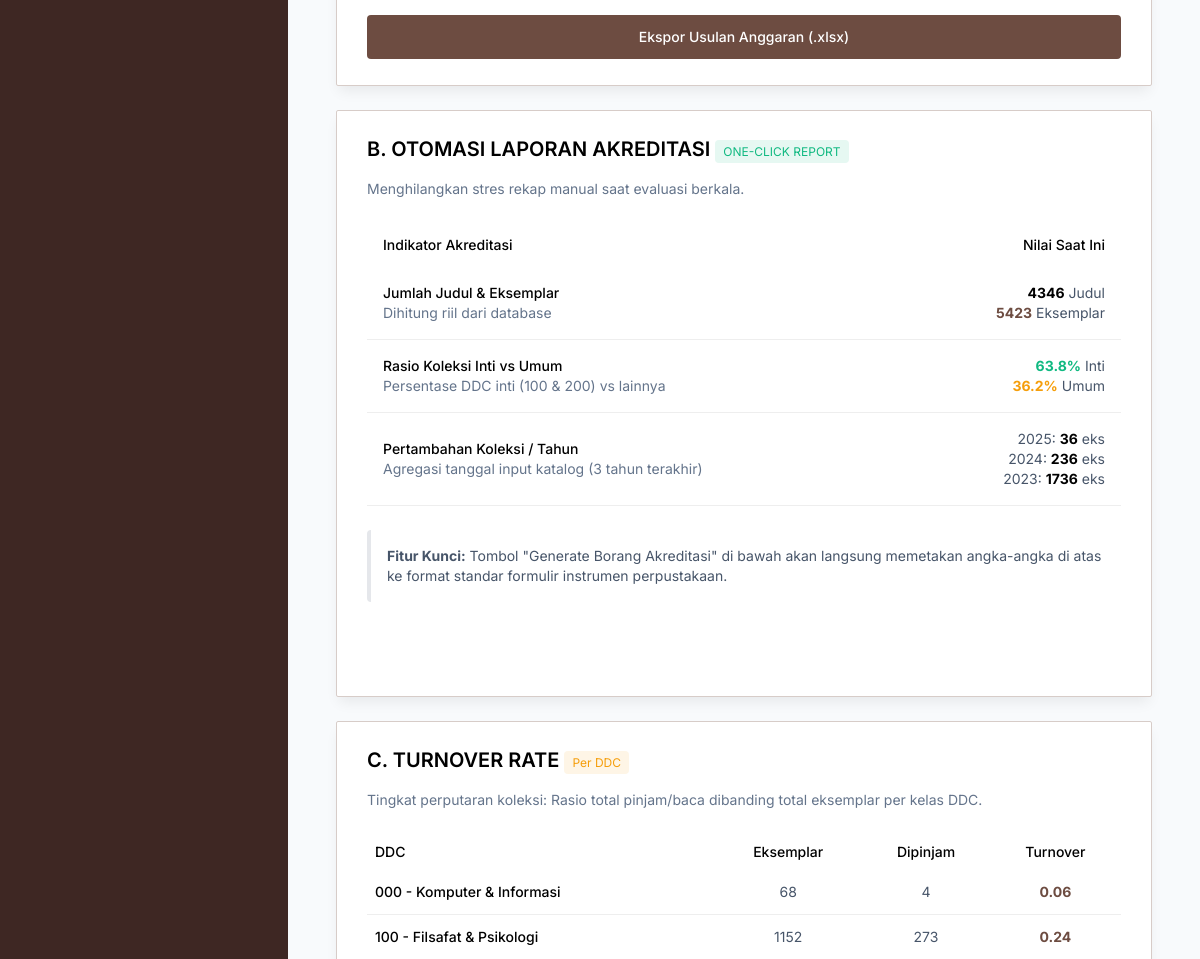
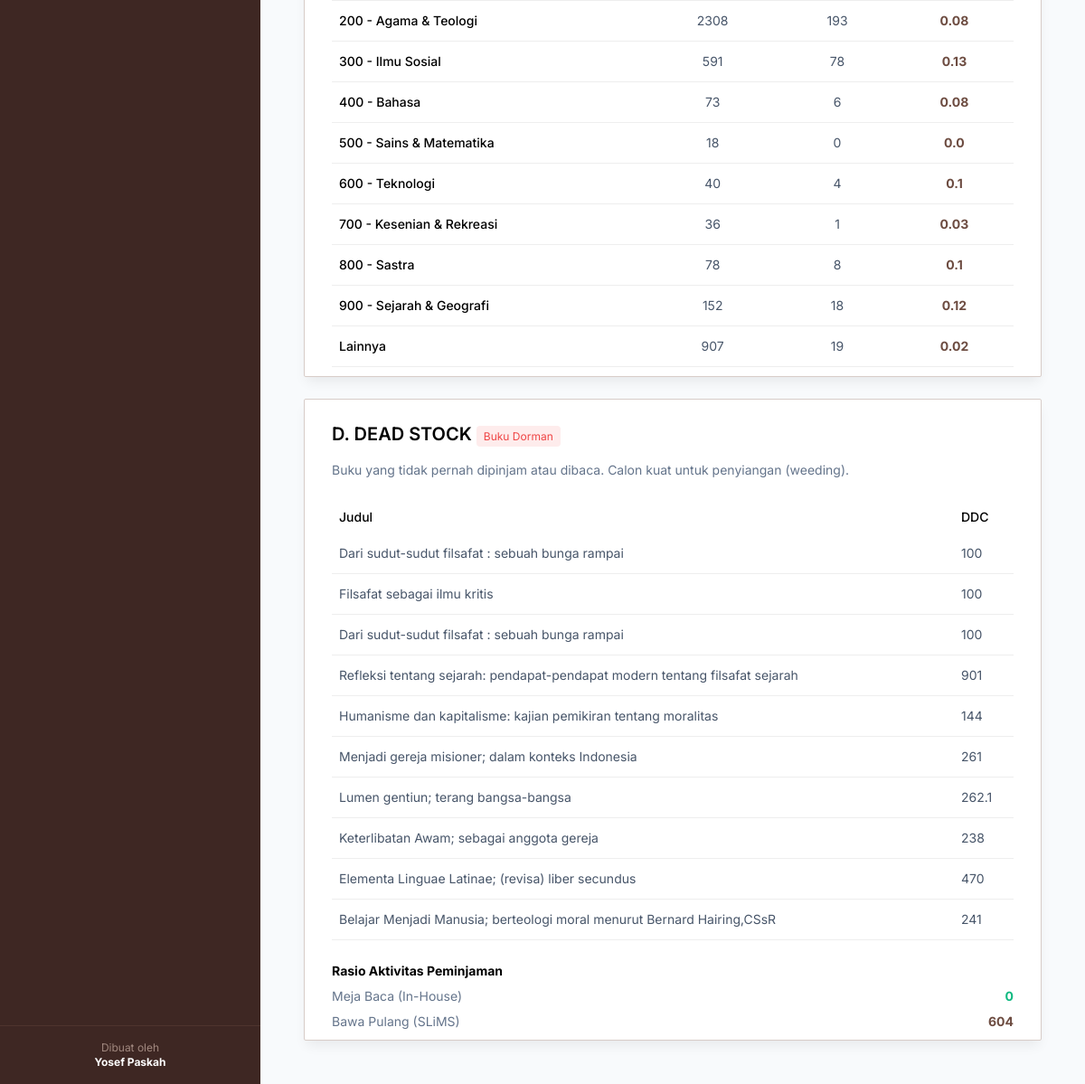
Before: /analisis_lanjutan?lokasi=STPD (signed in, lower part) with the older database file (2 pictures, top to bottom).
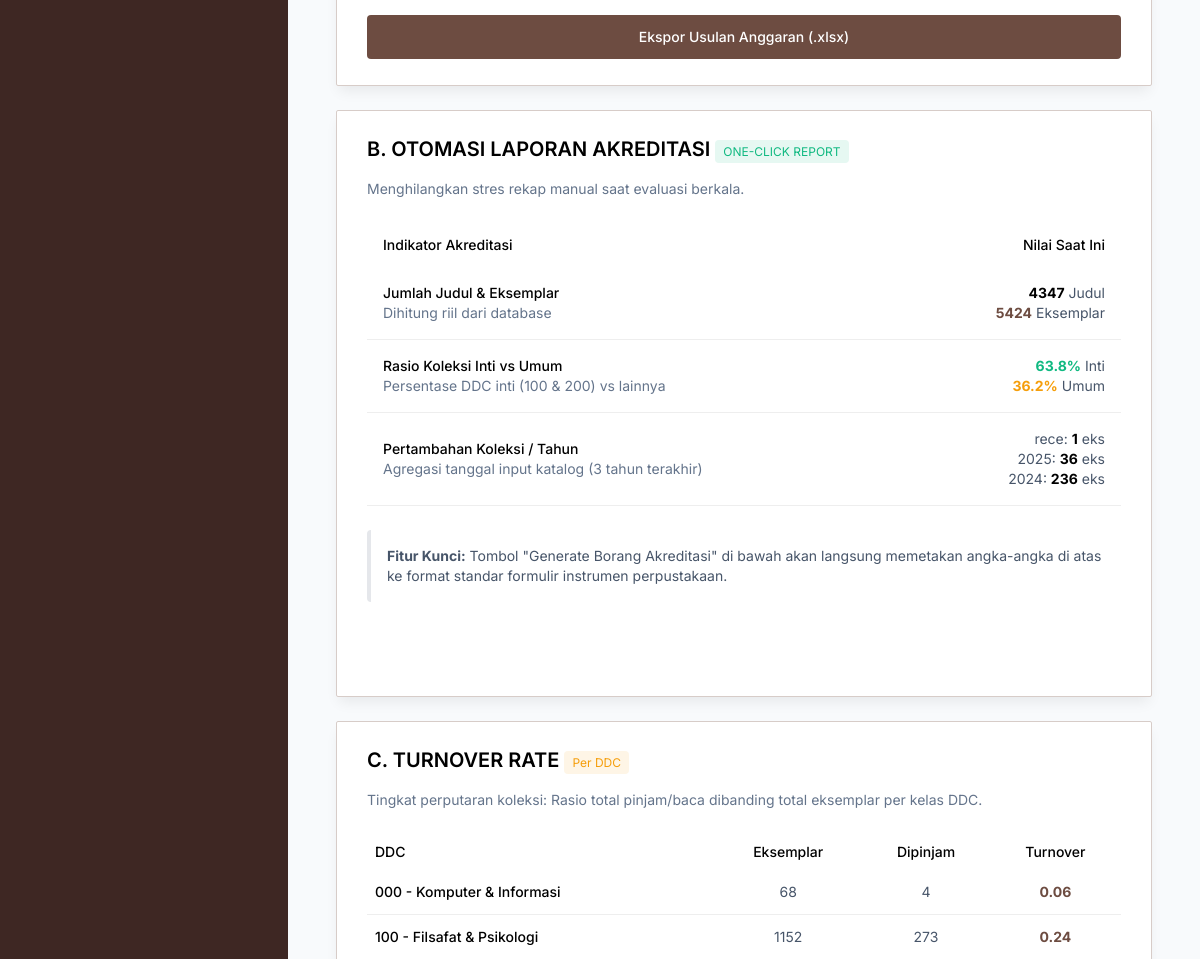
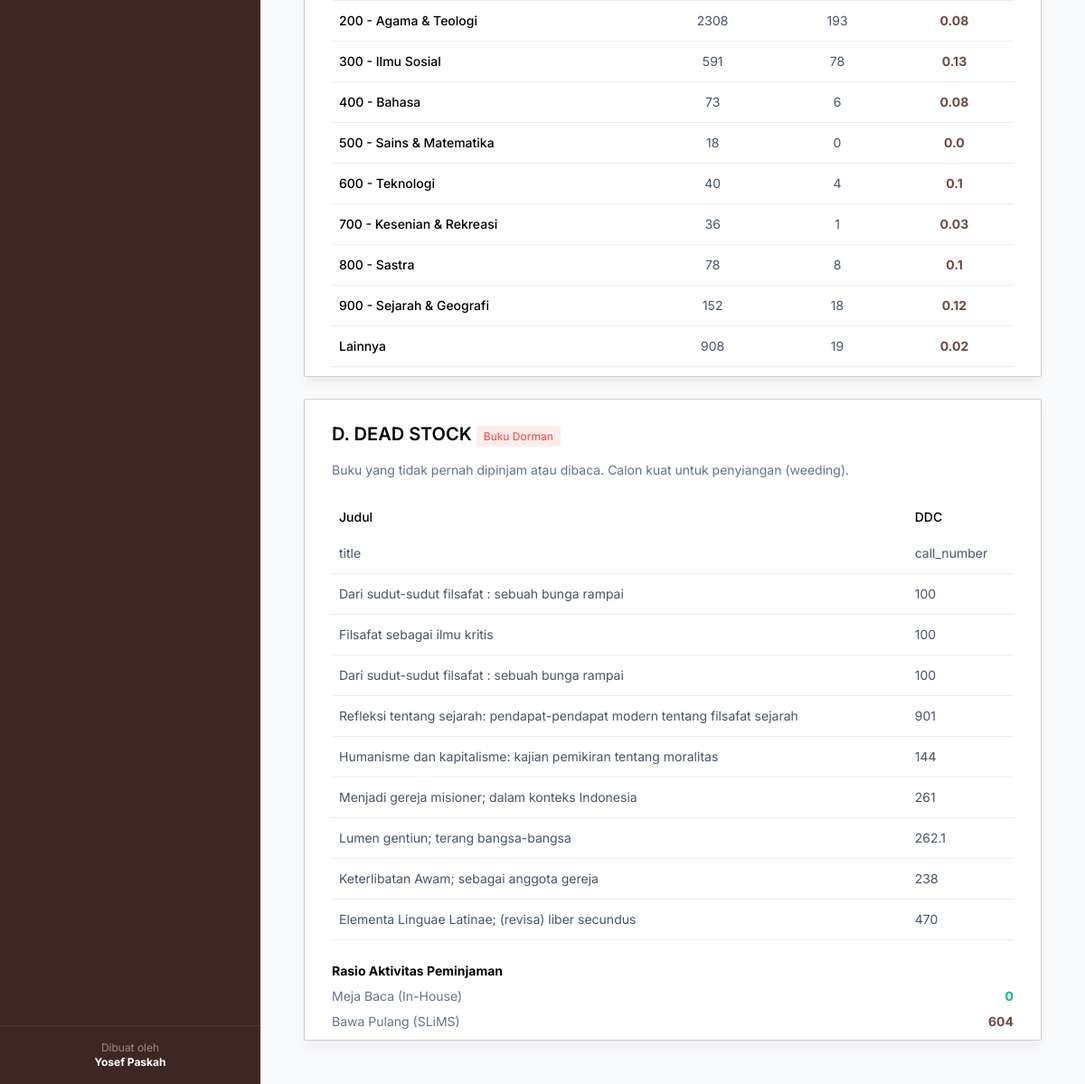
After: the same page with the newer database file (2 pictures, top to bottom).
### tables this page shows
CREATE TABLE buku (
        id INTEGER PRIMARY KEY AUTOINCREMENT,
        no_induk TEXT UNIQUE NOT NULL,
        judul TEXT NOT NULL,
        gmd TEXT DEFAULT 'Text',
        edisi TEXT,
        isbn TEXT,
        penerbit TEXT,
        tahun_terbit TEXT,
        deskripsi_fisik TEXT,
        judul_seri TEXT,
        klasifikasi TEXT,
        cutter TEXT,
        huruf_judul TEXT,
        bahasa TEXT DEFAULT 'Indonesia',
        tempat_terbit TEXT,
        copy_ke INTEGER DEFAULT 1,
        catatan TEXT,
        pengarang TEXT,
        subjek TEXT,
        status_buku TEXT DEFAULT 'BELI',
        lokasi TEXT DEFAULT 'STPD',
        tgl_terima TEXT
    );

### app.py (the view)
@app.route('/analisis_lanjutan')
@login_required
def analisis_lanjutan():
    lokasi = request.args.get('lokasi')
    if not lokasi:
        return render_template('pilih_lokasi.html', mode='analisis_lanjutan')
    conn = database.get_db_connection()
    try:
        conn.execute('SELECT 1 FROM peminjaman LIMIT 1')
    except:
        return redirect(url_for('import_slims'))
    turnover_query = """
        SELECT
            CASE
                WHEN SUBSTR(b.klasifikasi, 1, 1) = '0' THEN '000 - Komputer & Informasi'
                WHEN SUBSTR(b.klasifikasi, 1, 1) = '1' THEN '100 - Filsafat & Psikologi'
                WHEN SUBSTR(b.klasifikasi, 1, 1) = '2' THEN '200 - Agama & Teologi'
                WHEN SUBSTR(b.klasifikasi, 1, 1) = '3' THEN '300 - Ilmu Sosial'
                WHEN SUBSTR(b.klasifikasi, 1, 1) = '4' THEN '400 - Bahasa'
                WHEN SUBSTR(b.klasifikasi, 1, 1) = '5' THEN '500 - Sains & Matematika'
                WHEN SUBSTR(b.klasifikasi, 1, 1) = '6' THEN '600 - Teknologi'
                WHEN SUBSTR(b.klasifikasi, 1, 1) = '7' THEN '700 - Kesenian & Rekreasi'
                WHEN SUBSTR(b.klasifikasi, 1, 1) = '8' THEN '800 - Sastra'
                WHEN SUBSTR(b.klasifikasi, 1, 1) = '9' THEN '900 - Sejarah & Geografi'
                ELSE 'Lainnya'
            END as ddc_group,
            COUNT(DISTINCT b.no_induk) as total_eksemplar,
            COUNT(DISTINCT p.id) as total_pinjam
        FROM buku b
        LEFT JOIN peminjaman p ON b.no_induk = p.no_induk
        WHERE b.lokasi = ?
        GROUP BY ddc_group
    """
    turnover_data = conn.execute(turnover_query, (lokasi,)).fetchall()
    smart_procurement = conn.execute("""
        WITH Copies AS (
            SELECT judul, pengarang, klasifikasi, COUNT(no_induk) as total_eksemplar
            FROM buku
            WHERE lokasi = ?
            GROUP BY judul, pengarang
            HAVING total_eksemplar = 1
        ),
        InHouseReads AS (
            SELECT b.judul, COUNT(bd.id) as read_count
            FROM buku_dibaca bd
            JOIN buku b ON bd.no_induk = b.no_induk
            WHERE b.lokasi = ?
            GROUP BY b.judul
        ),
        ExternalLoans AS (
            SELECT p.judul as judul, COUNT(p.id) as loan_count
            FROM peminjaman p
            GROUP BY p.judul
        )
        SELECT
            c.judul,
            c.pengarang,
            c.klasifikasi,
            c.total_eksemplar,
            COALESCE(i.read_count, 0) as read_count,
            COALESCE(e.loan_count, 0) as loan_count,
            (COALESCE(i.read_count, 0) + COALESCE(e.loan_count, 0)) as total_usage
        FROM Copies c
        LEFT JOIN InHouseReads i ON c.judul = i.judul
        LEFT JOIN ExternalLoans e ON c.judul = e.judul
        WHERE total_usage > 2
        ORDER BY total_usage DESC
        LIMIT 10
    """, (lokasi, lokasi)).fetchall()
    gap_subjek = conn.execute("""
        SELECT
            CASE
                WHEN SUBSTR(klasifikasi, 1, 1) = '0' THEN '000 - Komputer & Informasi'
                WHEN SUBSTR(klasifikasi, 1, 1) = '1' THEN '100 - Filsafat & Psikologi'
                WHEN SUBSTR(klasifikasi, 1, 1) = '2' THEN '200 - Agama & Teologi'
                WHEN SUBSTR(klasifikasi, 1, 1) = '3' THEN '300 - Ilmu Sosial'
                WHEN SUBSTR(klasifikasi, 1, 1) = '4' THEN '400 - Bahasa'
                WHEN SUBSTR(klasifikasi, 1, 1) = '5' THEN '500 - Sains & Matematika'
                WHEN SUBSTR(klasifikasi, 1, 1) = '6' THEN '600 - Teknologi'
                WHEN SUBSTR(klasifikasi, 1, 1) = '7' THEN '700 - Kesenian & Rekreasi'
                WHEN SUBSTR(klasifikasi, 1, 1) = '8' THEN '800 - Sastra'
                WHEN SUBSTR(klasifikasi, 1, 1) = '9' THEN '900 - Sejarah & Geografi'
                ELSE 'Lainnya'
            END as ddc_group,
            MAX(tgl_terima) as update_terakhir,
            COUNT(no_induk) as jumlah_koleksi
        FROM buku
        WHERE lokasi = ? AND tgl_terima IS NOT NULL AND tgl_terima != ''
        GROUP BY ddc_group
        ORDER BY update_terakhir ASC
        LIMIT 5
    """, (lokasi,)).fetchall()
    akreditasi_judul_eks = conn.execute('SELECT COUNT(DISTINCT judul) as j, COUNT(no_induk) as e FROM buku WHERE lokasi = ?', (lokasi,)).fetchone()
    akreditasi_inti_umum = conn.execute("""
        SELECT
            SUM(CASE WHEN SUBSTR(klasifikasi, 1, 1) IN ('1', '2') THEN 1 ELSE 0 END) as inti,
            SUM(CASE WHEN SUBSTR(klasifikasi, 1, 1) NOT IN ('1', '2') THEN 1 ELSE 0 END) as umum,
            COUNT(*) as total
        FROM buku WHERE lokasi = ?
    """, (lokasi,)).fetchone()
    akreditasi_pertambahan = conn.execute("""
        SELECT SUBSTR(tgl_terima, 1, 4) as tahun, COUNT(no_induk) as jumlah
        FROM buku WHERE lokasi = ? AND tgl_terima IS NOT NULL AND tgl_terima != ''
        GROUP BY tahun ORDER BY tahun DESC LIMIT 3
    """, (lokasi,)).fetchall()
    dead_stock = conn.execute("""
        SELECT b.judul, b.pengarang, b.klasifikasi
        FROM buku b
        LEFT JOIN buku_dibaca bd ON b.no_induk = bd.no_induk
        LEFT JOIN peminjaman p ON b.no_induk = p.no_induk
        WHERE b.lokasi = ? AND bd.id IS NULL AND p.id IS NULL
        LIMIT 10
    """, (lokasi,)).fetchall()
    total_in_house = conn.execute("SELECT COUNT(*) FROM buku_dibaca bd JOIN buku b ON bd.no_induk = b.no_induk WHERE b.lokasi = ?", (lokasi,)).fetchone()[0]
    total_external = conn.execute("SELECT COUNT(*) FROM peminjaman p JOIN buku b ON p.no_induk = b.no_induk WHERE b.lokasi = ?", (lokasi,)).fetchone()[0]
    return render_template('analisis_lanjutan.html',
                          dead_stock=dead_stock,
                          total_in_house=total_in_house,
                          total_external=total_external,
                          lokasi=lokasi,
                          turnover_data=turnover_data,
                          smart_procurement=smart_procurement,
                          gap_subjek=gap_subjek,
                          akr_je=akreditasi_judul_eks,
                          akr_iu=akreditasi_inti_umum,
                          akr_tambah=akreditasi_pertambahan)

### templates/analisis_lanjutan.html (shortened to what this page needs)
{% extends 'layout.html' %}
{% block content %}
<div class="mx-auto max-w-screen-2xl p-4 md:p-6 2xl:p-10">
    <div class="grid grid-cols-1 gap-4 md:mt-6 md:gap-6 2xl:mt-7.5 2xl:gap-7.5 xl:grid-cols-2">
        <div class="rounded-sm border border-stroke bg-white px-5 pt-6 pb-2.5 shadow-default sm:px-7.5 xl:pb-1">
            <button class="mb-4 w-full justify-center rounded bg-primary p-3 font-medium text-white hover:bg-opacity-90">
                Ekspor Usulan Anggaran (.xlsx)
            </button>
        </div>
        <div class="rounded-sm border border-stroke bg-white px-5 pt-6 pb-2.5 shadow-default sm:px-7.5 xl:pb-1">
            <h4 class="mb-4 text-xl font-semibold text-black">
                B. OTOMASI LAPORAN AKREDITASI <span class="text-xs font-normal text-success bg-success/10 px-2 py-1 rounded uppercase">One-Click Report</span>
            </h4>
            <p class="text-sm text-slate-500 mb-6">Menghilangkan stres rekap manual saat evaluasi berkala.</p>
            <div class="max-w-full overflow-x-auto mb-6">
                <table class="w-full table-auto">
                    <thead>
                        <tr class="bg-gray-2 text-left">
                            <th class="py-3 px-4 font-medium text-black">Indikator Akreditasi</th>
                            <th class="py-3 px-4 font-medium text-black text-right">Nilai Saat Ini</th>
                        </tr>
                    </thead>
                    <tbody>
                        <tr>
                            <td class="border-b border-[#eee] py-4 px-4">
                                <h5 class="font-medium text-black">Jumlah Judul & Eksemplar</h5>
                                <p class="text-sm text-slate-500">Dihitung riil dari database</p>
                            </td>
                            <td class="border-b border-[#eee] py-4 px-4 text-right">
                                <span class="font-bold text-black">{{ akr_je.j }}</span> Judul<br>
                                <span class="font-bold text-primary">{{ akr_je.e }}</span> Eksemplar
                            </td>
                        </tr>
                        <tr>
                            <td class="border-b border-[#eee] py-4 px-4">
                                <h5 class="font-medium text-black">Rasio Koleksi Inti vs Umum</h5>
                                <p class="text-sm text-slate-500">Persentase DDC inti (100 & 200) vs lainnya</p>
                            </td>
                            <td class="border-b border-[#eee] py-4 px-4 text-right">
                                {% set pct_inti = (akr_iu.inti / akr_iu.total * 100)|round(1) if akr_iu.total > 0 else 0 %}
                                {% set pct_umum = (akr_iu.umum / akr_iu.total * 100)|round(1) if akr_iu.total > 0 else 0 %}
                                <span class="font-bold text-success">{{ pct_inti }}%</span> Inti<br>
                                <span class="font-bold text-warning">{{ pct_umum }}%</span> Umum
                            </td>
                        </tr>
                        <tr>
                            <td class="border-b border-[#eee] py-4 px-4">
                                <h5 class="font-medium text-black">Pertambahan Koleksi / Tahun</h5>
                                <p class="text-sm text-slate-500">Agregasi tanggal input katalog (3 tahun terakhir)</p>
                            </td>
                            <td class="border-b border-[#eee] py-4 px-4 text-right text-sm">
                                {% for t in akr_tambah %}
                                    {{ t.tahun }}: <span class="font-bold text-black">{{ t.jumlah }}</span> eks<br>
                                {% endfor %}
                            </td>
                        </tr>
                    </tbody>
                </table>
            </div>
            <div class="mt-4 p-4 bg-meta-3/10 rounded border-l-4 border-meta-3 mb-6">
                <p class="text-sm text-meta-3"><strong>Fitur Kunci:</strong> Tombol "Generate Borang Akreditasi" di bawah akan langsung memetakan angka-angka di atas ke format standar formulir instrumen perpustakaan.</p>
            </div>
            <a href="/export_akreditasi?lokasi={{ lokasi }}" class="mb-4 w-full flex justify-center rounded bg-meta-3 p-3 font-medium text-white hover:bg-opacity-90">
            </a>
        </div>
        </div>
    <div class="mt-4 grid grid-cols-1 gap-4 md:mt-6 md:gap-6 2xl:mt-7.5 2xl:gap-7.5 xl:grid-cols-2">
        <div class="rounded-sm border border-stroke bg-white px-5 pt-6 pb-2.5 shadow-default sm:px-7.5 xl:pb-1">
            <h4 class="mb-4 text-xl font-semibold text-black">
                C. TURNOVER RATE <span class="text-xs font-normal text-warning bg-warning/10 px-2 py-1 rounded">Per DDC</span>
            </h4>
            <p class="text-sm text-slate-500 mb-6">Tingkat perputaran koleksi: Rasio total pinjam/baca dibanding total eksemplar per kelas DDC.</p>
            <div class="max-w-full overflow-x-auto">
                <table class="w-full table-auto">
                    <thead>
                        <tr class="bg-gray-2 text-left">
                            <th class="py-2 px-2 font-medium text-black">DDC</th>
                            <th class="py-2 px-2 font-medium text-black text-center">Eksemplar</th>
                            <th class="py-2 px-2 font-medium text-black text-center">Dipinjam</th>
                            <th class="py-2 px-2 font-medium text-black text-center">Turnover</th>
                        </tr>
                    </thead>
                    <tbody>
                        {% for t in turnover_data %}
                        <tr>
                            <td class="border-b border-[#eee] py-3 px-2 font-medium text-black">{{ t.ddc_group }}</td>
                            <td class="border-b border-[#eee] py-3 px-2 text-center">{{ t.total_eksemplar }}</td>
                            <td class="border-b border-[#eee] py-3 px-2 text-center">{{ t.total_pinjam }}</td>
                            <td class="border-b border-[#eee] py-3 px-2 text-center font-bold text-primary">
                                {% if t.total_eksemplar > 0 %}
                                    {{ (t.total_pinjam / t.total_eksemplar)|round(2) }}
                                {% else %}
                                    0
                                {% endif %}
                            </td>
                        </tr>
                        {% endfor %}
                    </tbody>
                </table>
            </div>
        </div>
        <div class="rounded-sm border border-stroke bg-white px-5 pt-6 pb-2.5 shadow-default sm:px-7.5 xl:pb-1">
            <h4 class="mb-4 text-xl font-semibold text-black">
                D. DEAD STOCK <span class="text-xs font-normal text-danger bg-danger/10 px-2 py-1 rounded">Buku Dorman</span>
            </h4>
            <p class="text-sm text-slate-500 mb-6">Buku yang tidak pernah dipinjam atau dibaca. Calon kuat untuk penyiangan (weeding).</p>
            <div class="max-w-full overflow-x-auto">
                <table class="w-full table-auto text-sm">
                    <thead>
                        <tr class="bg-gray-2 text-left">
                            <th class="py-2 px-2 font-medium text-black">Judul</th>
                            <th class="py-2 px-2 font-medium text-black">DDC</th>
                        </tr>
                    </thead>
                    <tbody>
                        {% for b in dead_stock %}
                        <tr>
                            <td class="border-b border-[#eee] py-3 px-2 line-clamp-1" title="{{ b.judul }}">{{ b.judul }}</td>
                            <td class="border-b border-[#eee] py-3 px-2">{{ b.klasifikasi }}</td>
                        </tr>
                        {% else %}
                        <tr>
                            <td colspan="2" class="text-center py-4 text-slate-500">Tidak ada buku dorman.</td>
                        </tr>
                        {% endfor %}
                    </tbody>
                </table>
            </div>
            <div class="mt-6 flex flex-col gap-2">
                <h5 class="text-sm font-bold text-black">Rasio Aktivitas Peminjaman</h5>
                <div class="flex items-center justify-between">
                    <span class="text-sm text-slate-500">Meja Baca (In-House)</span>
                    <span class="text-sm font-bold text-success">{{ total_in_house }}</span>
                </div>
                <div class="flex items-center justify-between">
                    <span class="text-sm text-slate-500">Bawa Pulang (SLiMS)</span>
                    <span class="text-sm font-bold text-primary">{{ total_external }}</span>
                </div>
            </div>
        </div>
</div>
{% endblock %}

Changed rows visible on the page:
removed buku: judul "Belajar Menjadi Manusia; berteologi moral menurut Bernard Hairing,CSsR", klasifikasi "241"
added buku: judul "title", klasifikasi "call_number"
Other visible differences:
{{ akr_je.j }}: "4346" → "4347"
{{ akr_je.e }}: "5423" → "5424"
new list line: "rece : 1 eks"
new list line: "Lainnya 908 19 0.02"
list line gone: "2023 : 1736 eks"
list line gone: "Lainnya 907 19 0.02"
